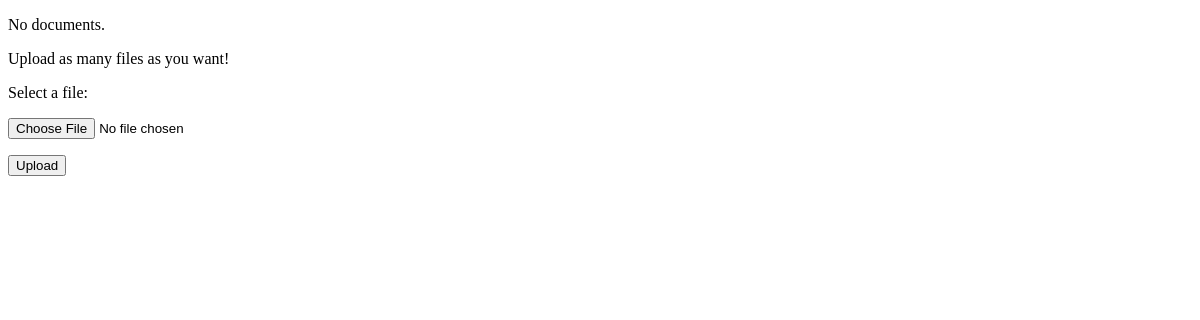
The app's page /index/, older data.
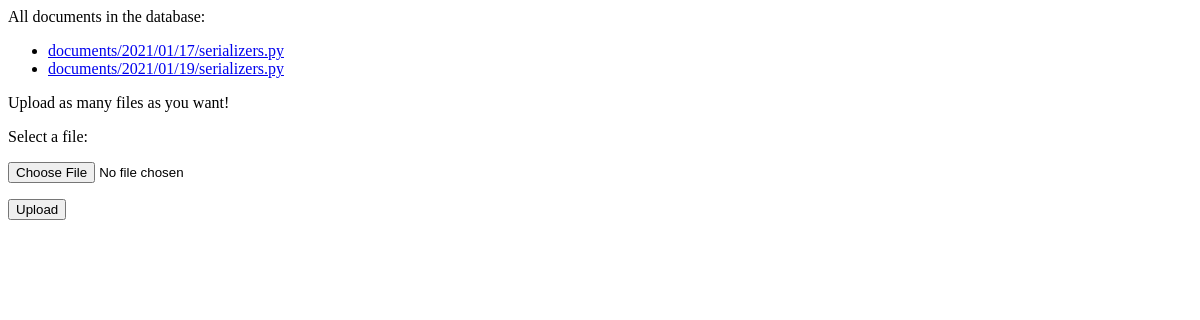
The same page, newer data.
### projectset/models.py (models this page shows)
class Document(models.Model):
    docfile = models.FileField(upload_to = 'documents/%Y/%m/%d')

### projectset/views.py (the view)
# urls.py: path('index/', views.my_view, name = 'my-view'),
def my_view(request):
    print(f"Great! You're using Python 3.6+. If you fail here, use the right version.")
    message = 'Upload as many files as you want!'
    if request.method == 'POST':
        form = DocumentForm(request.POST, request.FILES)
        if form.is_valid():
            newdoc = Document(docfile=request.FILES['docfile'])
            newdoc.save()
            return redirect('my-view')
        else:
            message = 'The form is not valid. Fix the following error:'
    else:
        form = DocumentForm()  # An empty, unbound form
    documents = Document.objects.all()
    context = {'documents': documents, 'form': form, 'message': message}
    return render(request, 'list.html', context)

### projectset/forms.py
class DocumentForm(forms.Form):
    docfile = forms.FileField(label = "Select a file")

### projectset/templates/list.html (shortened to what this page needs)
<!DOCTYPE html>
<html>
    <head>
    </head>
    <body>
        {% if documents %}
            All documents in the database:
            <ul>
                {% for document in documents %}
                    <li><a href="{{ document.docfile.url }}">{{ document.docfile.name }}</a></li>
                {% endfor %}
            </ul>
        {% else %}
            <p>No documents.</p>
        {% endif %}
        <form action="{% url "my-view" %}" method="post" enctype="multipart/form-data">
            {{ message }}
            <p>{{ form.docfile.label_tag }} {{ form.docfile.help_text }}</p>
            <p>
                {{ form.docfile }}
            </p>
            <p><input type="submit" value="Upload"/></p>
        </form>
    </body>
</html>

Row changes from the older to the newer data that the page shows:
added Document: docfile.name "documents/2021/01/17/serializers.py"
added Document: docfile.name "documents/2021/01/19/serializers.py"
Text that changed along with them:
text no longer shown: "No documents."
text now shown: "All documents in the database:"
